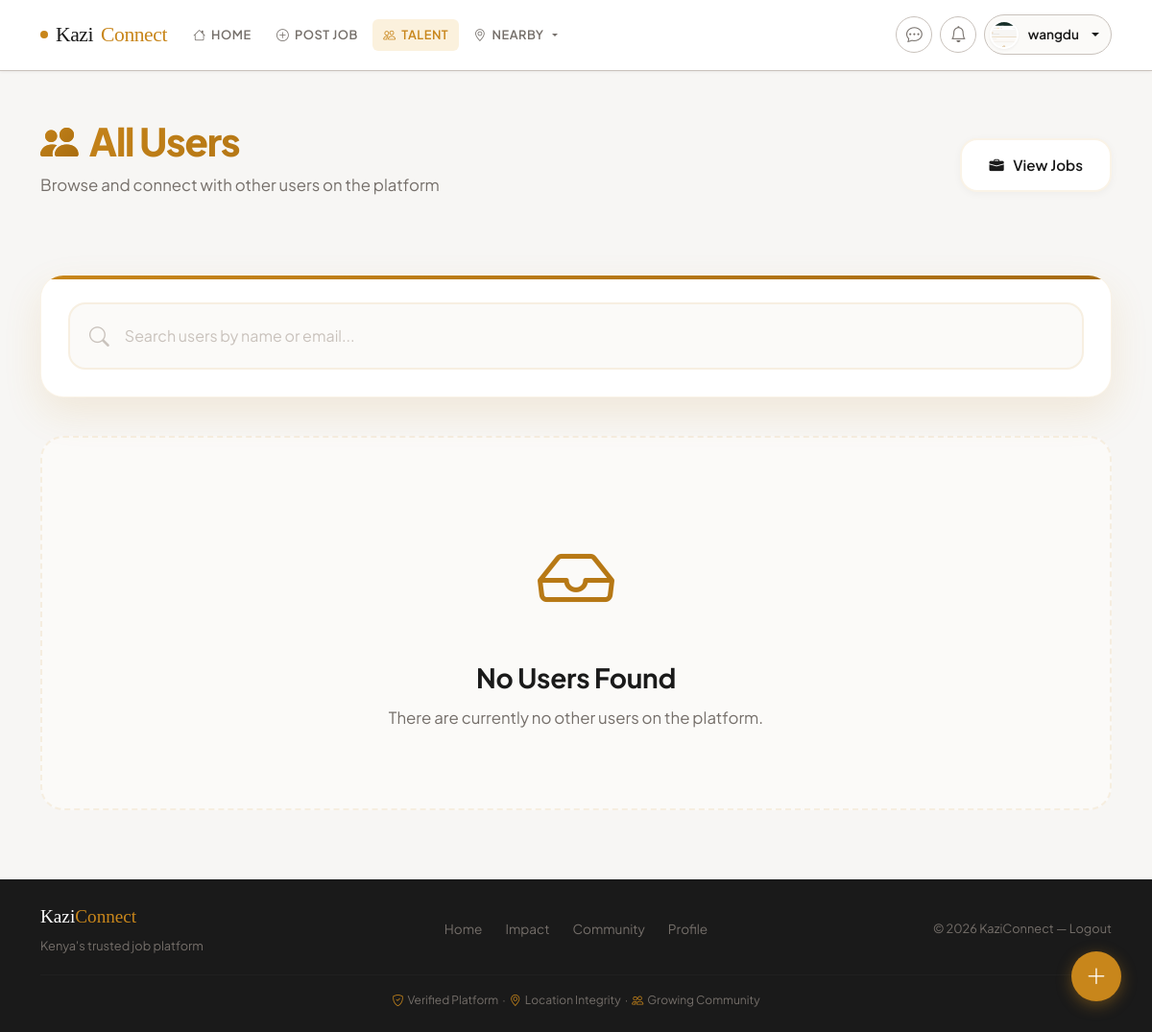
/users/all (signed in), run on an earlier commit of the app's database.
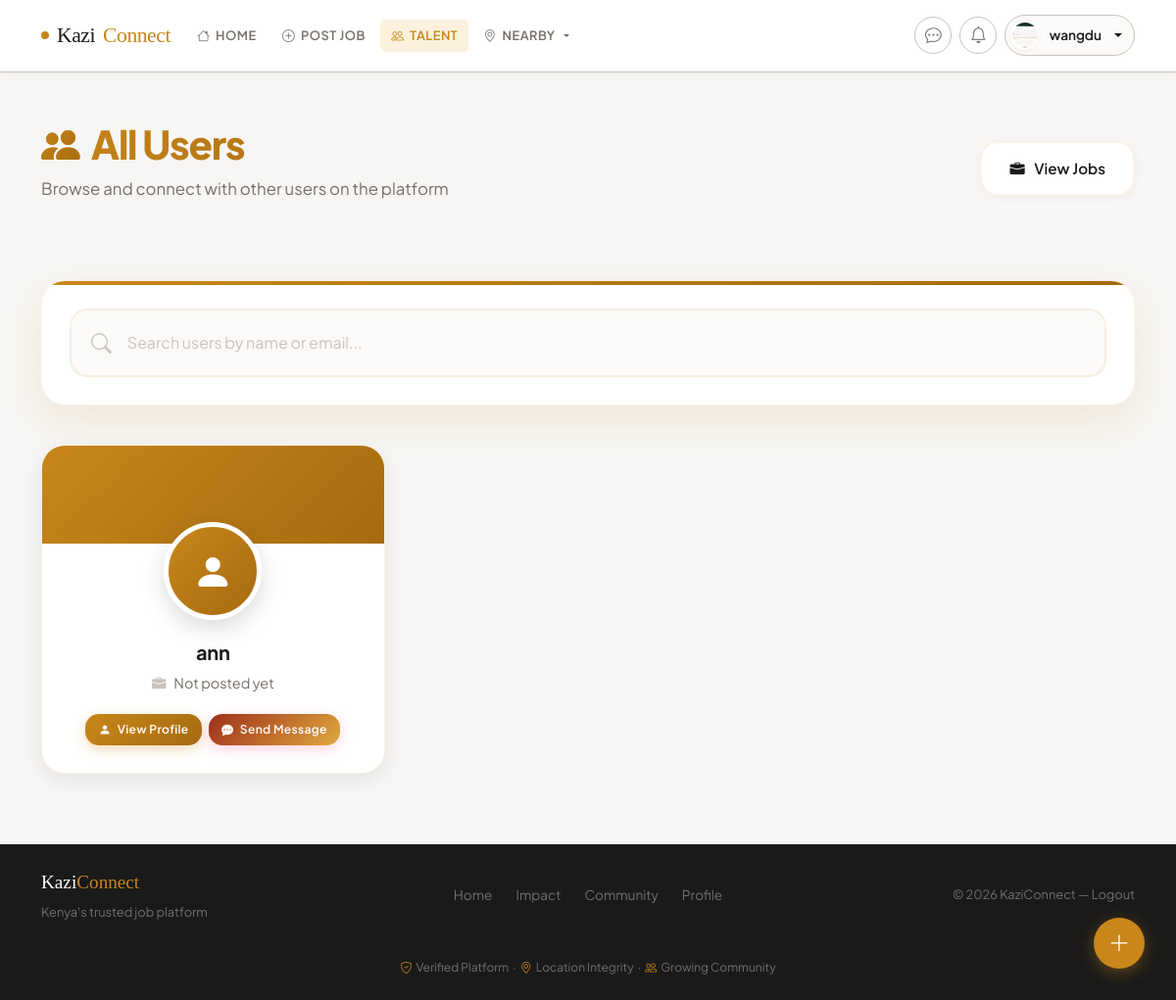
And on a later commit of the database.
### app.py (models this page shows, shortened)
class User(UserMixin, db.Model):
    __tablename__ = 'user'
    id = db.Column(db.Integer, primary_key=True)
    username = db.Column(db.String(80), unique=True, nullable=True, index=True)
    email = db.Column(db.String(120), unique=True, nullable=False, index=True)
    password_hash = db.Column(db.String(255), nullable=False)
    role = db.Column(db.String(20), nullable=False, default='worker', index=True)  # 'worker' or 'recruiter'
    phone_number = db.Column(db.String(30))
    national_id = db.Column(db.String(50))
    certificate_of_good_conduct = db.Column(db.String(255))
    profile_picture = db.Column(db.String(255))
    location = db.Column(db.String(100))
    latitude = db.Column(db.Float, nullable=True)
    longitude = db.Column(db.Float, nullable=True)
    work_type = db.Column(db.String(100))
    profile_completed = db.Column(db.Boolean, default=False)
    created_at = db.Column(db.DateTime, default=lambda: datetime.now(timezone.utc))
    real_ip = db.Column(db.String(45), nullable=True)  # IPv6 can be up to 45 chars
    real_latitude = db.Column(db.Float, nullable=True)
    real_longitude = db.Column(db.Float, nullable=True)
    real_city = db.Column(db.String(100), nullable=True)
    real_country = db.Column(db.String(100), nullable=True)
    real_region = db.Column(db.String(100), nullable=True)
    location_discrepancy = db.Column(db.Boolean, default=False)  # Flag if custom location differs from real
    location_verified_at = db.Column(db.DateTime, nullable=True)
    suspension_end_date = db.Column(db.DateTime, nullable=True)  # Track when suspension ends
    suspension_reason = db.Column(db.String(255), nullable=True)
    suspension_duration = db.Column(db.String(20), nullable=True)  # 'hour', 'day', 'week', 'month', 'year', 'custom'
    is_admin = db.Column(db.Boolean, default=False)
    suspended = db.Column(db.Boolean, default=False)
    burned = db.Column(db.Boolean, default=False)  # Permanently banned
    warnings_count = db.Column(db.Integer, default=0)
    jobs_posted = db.relationship('Job', backref='poster', lazy=True, cascade='all, delete-orphan')
    applications = db.relationship('JobApplication', backref='applicant', lazy=True, cascade='all, delete-orphan')
    notifications = db.relationship('Notification', backref='user', lazy=True, cascade='all, delete-orphan')
    sent_messages = db.relationship('Message', foreign_keys='Message.sender_id', backref='sender', lazy='dynamic', cascade='all, delete-orphan')
    received_messages = db.relationship('Message', foreign_keys='Message.recipient_id', backref='recipient', lazy='dynamic', cascade='all, delete-orphan')
    def is_recruiter(self):
        return self.role == 'recruiter'

### app.py (the view)
@app.route('/users/all')
@login_required
def all_users():
    users = User.query.filter(
        User.id != current_user.id
    ).order_by(User.username.asc()).all()
    results = []
    for u in users:
        job = Job.query.filter_by(
            poster_id=u.id,
            status='open'
        ).order_by(Job.created_at.desc()).first()
        results.append({
            "id": u.id,
            "username": u.username or u.email,
            "profile_picture": u.profile_picture or None,
            "job_title": job.title if job else "Not posted yet",
            "job_id": job.id if job else None
        })
    return render_template('users_all.html', users=results)

### app.py (called while the page is built)
@app.context_processor
def inject_template_helpers():
    return {
        "now": lambda: datetime.utcnow(),
        "csrf_token": generate_csrf,
        "sanitize": sanitize_html
    }

@app.context_processor
def inject_template_helpers():
    return {
        "now": lambda: datetime.now(timezone.utc),
        "csrf_token": generate_csrf,
        "sanitize": sanitize_html
    }

@login_manager.user_loader
def load_user(user_id):
    try:
        return db.session.get(User, int(user_id))
    except (ValueError, TypeError):
        return None

### templates/users_all.html (shortened to what this page needs)
{% extends 'base.html' %}
{% block content %}
<div class="users-page-header">
  <div class="header-content">
    <div class="header-left">
      <h1>
        <i class="bi bi-people-fill"></i>
        All Users
      </h1>
      <p class="header-subtitle">Browse and connect with other users on the platform</p>
    </div>
    <div>
      <a href="{{ url_for('index') }}" class="btn-header-action">
        <i class="bi bi-briefcase-fill"></i>
        View Jobs
      </a>
    </div>
  </div>
</div>
<div class="search-card">
  <div class="search-wrapper">
    <i class="bi bi-search search-icon"></i>
    <input type="text"
           class="search-input"
           id="userSearch"
           placeholder="Search users by name or email...">
  </div>
</div>
<div class="users-grid" id="usersContainer">
  {% for user in users %}
  <div class="user-card-modern user-card" data-username="{{ user.username }}" data-job="{{ user.job_title }}">
    <div class="user-card-gradient"></div>
    <div class="user-card-body">
      <div class="card-avatar-wrapper">
        {% if user.profile_picture %}
          <img src="{{ url_for('uploaded_file', filename=user.profile_picture) }}"
               alt="{{ user.username }}"
               class="card-avatar">
        {% else %}
          <div class="card-avatar-placeholder">
            <i class="bi bi-person-fill"></i>
          </div>
        {% endif %}
      </div>
      <h3 class="user-name">{{ user.username }}</h3>
      <div class="user-job-title">
        <i class="bi bi-briefcase-fill"></i>
        <span>{{ user.job_title }}</span>
      </div>
      <div class="user-actions">
        <a href="{{ url_for('profile', user_id=user.id) }}"
           class="btn-user-action btn-user-primary">
          <i class="bi bi-person-fill"></i>
          View Profile
        </a>
        <a href="{{ url_for('messages_conversation', other_id=user.id) }}"
           class="btn-user-action btn-user-warning">
          <i class="bi bi-chat-dots-fill"></i>
          Send Message
        </a>
      </div>
    </div>
  </div>
  {% else %}
  <div class="empty-state">
    <div class="empty-state-icon">
      <i class="bi bi-inbox"></i>
    </div>
    <h2 class="empty-state-title">No Users Found</h2>
    <p class="empty-state-text">There are currently no other users on the platform.</p>
  </div>
  {% endfor %}
</div>
{% if current_user.is_authenticated and current_user.is_recruiter() %}
  <a href="{{ url_for('post_job') }}" class="fab-post-job" title="Post a Job">
    <i class="bi bi-plus-lg"></i>
  </a>
{% endif %}
{% endblock %}

What changed in the data, as far as the page shows it:
added User: username "ann", job_title "Not posted yet"
Also different on the page:
text no longer shown: "No Users Found There are currently no other users on the platform."
